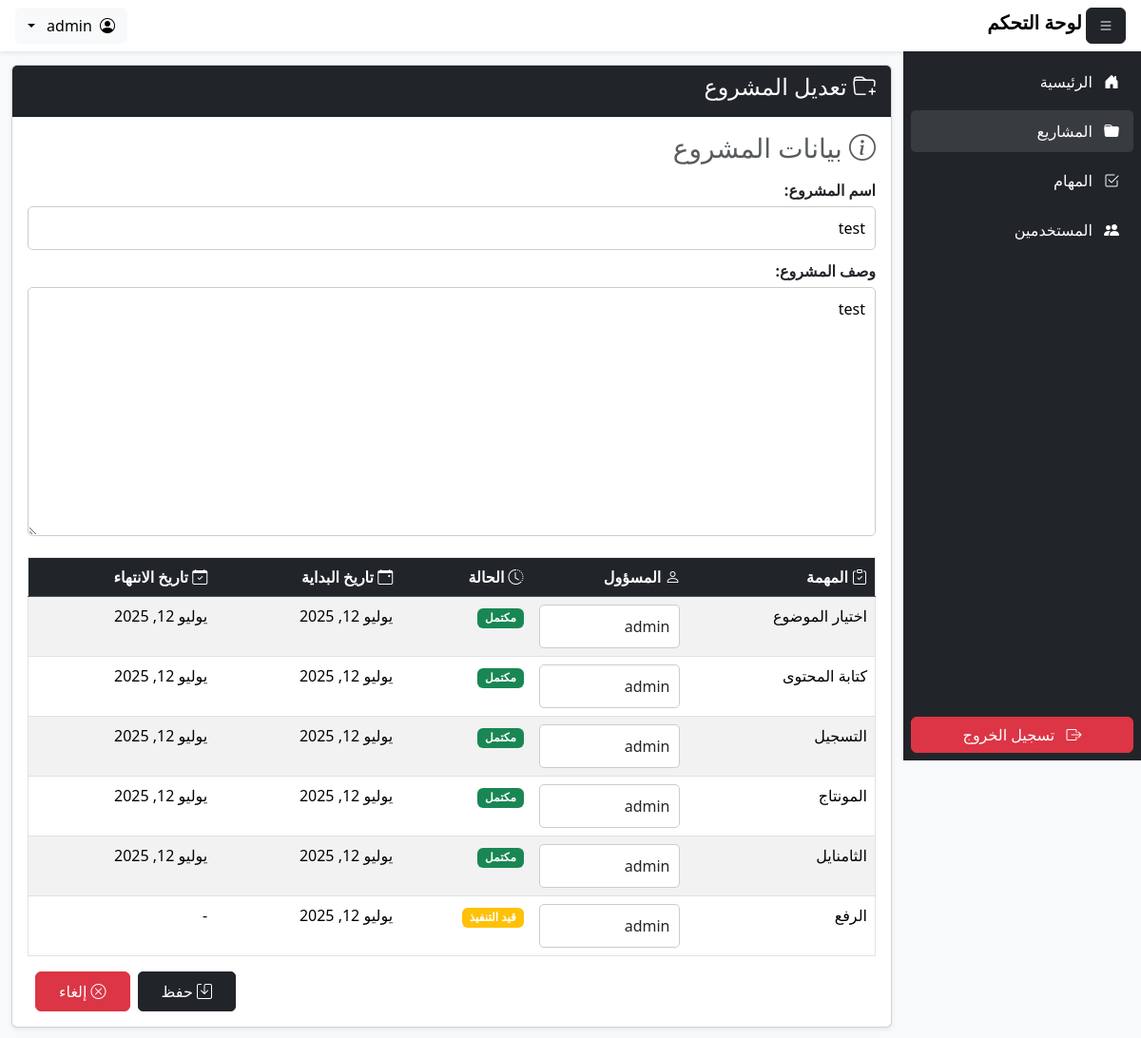
The page /dashboard/projects/1/update/ (signed in) on the database its author committed.
### team_dashboard/models.py (models this page shows, shortened)
class Project(models.Model):
    STATUS_CHOICES = [
        ('لم يبدأ بعد', 'لم يبدأ بعد'),
        ('قيد التنفيذ', 'قيد التنفيذ'),
        ('مكتمل', 'مكتمل'),
        ('معلق', 'معلق'),
    ]
    title = models.CharField(max_length=255, verbose_name='اسم المشروع')
    description = models.TextField(blank=True, null=True, verbose_name='وصف المشروع')
    status = models.CharField(max_length=20, choices=STATUS_CHOICES, default='لم يبدأ بعد', verbose_name='حالة المشروع')
    created_by = models.ForeignKey(User, on_delete=models.SET_NULL, null=True, verbose_name='تاريخ الإنشاء')
    created_at = models.DateTimeField(auto_now_add=True, verbose_name='منشئ المشروع')

class Task(models.Model):
    TASK_CHOICES = [
        ('اختيار الموضوع', 'اختيار الموضوع'),
        ('كتابة المحتوى', 'كتابة المحتوى'),
        ('التسجيل', 'التسجيل'),
        ('المونتاج', 'المونتاج'),
        ('الثامنايل', 'الثامنايل'),
        ('الرفع', 'الرفع'),
    ]
    STATUS_CHOICES = [
        ('لم يبدأ بعد', 'لم يبدأ بعد'),
        ('قيد التنفيذ', 'قيد التنفيذ'),
        ('مكتمل', 'مكتمل'),
        ('معلق', 'معلق'),
    ]
    project = models.ForeignKey(Project, on_delete=models.CASCADE, related_name='tasks')
    task_name = models.CharField(max_length=50, choices=TASK_CHOICES)
    assigned_to = models.ForeignKey(User, on_delete=models.SET_NULL, null=True)
    status = models.CharField(max_length=20, choices=STATUS_CHOICES, default='قيد التنفيذ')
    start_date = models.DateField(null=True, blank=True)
    end_date = models.DateField(null=True, blank=True)

### team_dashboard/views.py (the view, shortened to what this page needs)
# urls.py: path('projects/<int:pk>/update/', views.ProjectFormView.as_view(), name='project_update'),
class ProjectFormView(PermissionRequiredMixin, FormViewMixin):
    model = Project
    form_class = ProjectForm
    template_name = 'team_dashboard/projects/form.html'
    success_url = reverse_lazy('project_update')
    permission_required = ['projects.add_project', 'projects.change_project']
    def get_context_data(self, **kwargs):
        context = super().get_context_data(**kwargs)
        obj = self.get_object()  # معرفة هل المشروع جديد أم تعديل
        if obj:  # عرض نموذج المهام فقط إذا كان المشروع يتم تعديله
            if self.request.POST:
                context['task_formset'] = TaskFormSet(self.request.POST, instance=obj)
            else:
                context['task_formset'] = TaskFormSet(instance=obj)
        else:
            context['task_formset'] = None  # عند الإنشاء، لا نظهر نموذج المهام
        return context

### team_dashboard/forms.py
class ProjectForm(forms.ModelForm):
    class Meta:
        model = Project
        fields = ['title', 'description']

### team_dashboard/views.py (called while the page is built)
    def get_object(self):
        pk = self.kwargs.get("pk")
        if pk:
            return get_object_or_404(self.model, pk=pk)
        return None

    def get_form_kwargs(self):
        kwargs = super().get_form_kwargs()
        obj = self.get_object()
        if obj:
            kwargs["instance"] = obj
        return kwargs

    def get_initial(self):
        obj = self.get_object()
        if obj:
            return {field.name: getattr(obj, field.name) for field in obj._meta.fields}
        return {}

    def get_context_data(self, **kwargs):
        context = super().get_context_data(**kwargs)
        context["object"] = self.get_object()
        return context

### team_dashboard/templates/team_dashboard/projects/form.html (shortened to what this page needs)
{% extends "team_dashboard/base.html" %}
{% block content %}
<div class="container my-3">
    <div class="card shadow-sm rounded">
        <div class="card-header bg-dark text-white">
            <h4><i class="bi bi-folder-plus"></i> {% if form.instance.pk %}تعديل المشروع{% else %}إضافة مشروع جديد{% endif %} </h4>
        </div>
        <div class="card-body">
            <form method="POST" class="custom-form">
            <h3 class="mb-3 text-muted"><i class="bi bi-info-circle"></i> بيانات المشروع</h3>
            {{ form.as_p }}
        {% if task_formset %}
        <div class="table-responsive my-3">
            <table id="usersTable" class="table table-responsive table-striped table-hover border m-0">
                <thead class="table-dark">
                    <tr>
                                <th><i class="bi bi-clipboard-check"></i> المهمة</th>
                                <th><i class="bi bi-person"></i> المسؤول</th>
                                <th><i class="bi bi-clock-history"></i> الحالة</th>
                                <th><i class="bi bi-calendar-event"></i> تاريخ البداية</th>
                                <th><i class="bi bi-calendar-check"></i> تاريخ الانتهاء</th>
                    </tr>
                </thead>
                <tbody>
                    {% for task_form in task_formset %}
                    <tr>{{ task_form.id }}
                        <td>{{ task_form.task_name.value }}{{ task_form.task_name }}</td>
                        <td>{{ task_form.assigned_to|default:"غير محدد" }}</td>
                        <td><span class="badge
                            {% if task_form.status.value == 'قيد التنفيذ' %} bg-warning
                            {% elif task_form.status.value == 'مكتمل' %} bg-success
                            {% elif task_form.status.value == 'معلق' %} bg-danger
                            {% else %} bg-secondary {% endif %}">
                            {{ task_form.status.value }}</span>{{ task_form.status }}</td>
                        <td>{{ task_form.start_date.value|default:"-" }}</td>
                        <td>{{ task_form.end_date.value|default:"-" }}</td>
                    </tr>
                    {% endfor %}
                </tbody>
            </table>
        </div>
        {% endif %}
        <div class="d-flex justify-content-end mt-3">
            <button type="submit" class="btn btn-dark px-4 py-2"><i class="bi bi-save"></i> حفظ</button>
            <a href="{% url 'project_list' %}" class="btn btn-danger px-4 py-2 mx-2"><i class="bi bi-x-circle"></i> إلغاء</a>
        </div>
            </form>
        </div>
    </div>
</div>
{% endblock %}

### team_dashboard/templates/team_dashboard/includes/header.html (shortened to what this page needs)
<header class="header navbar navbar-expand-md navbar-light bg-white shadow-sm">
    <div class="d-flex w-100 px-3 justify-content-between align-items-center">
        <div>
            <button class="btn btn-dark" onclick="toggleSidebar()">
                <i class="bi bi-list"></i>
            </button>
            <a href="{% url 'dashboard' %}" class="navbar-brand fw-bold">
                لوحة التحكم
            </a>
        </div>
        <div class="dropdown">
            <button class="btn btn-light dropdown-toggle d-flex align-items-center" id="userMenuButton" data-bs-toggle="dropdown" aria-expanded="false">
                <div><i class="bi bi-person-circle"></i></div>
                <span class="d-none d-md-inline mx-2"> {{ user.username }} </span>
            </button>
        </div>
    </div>
</header>

### team_dashboard/static/team_dashboard/css/styles.css (style rules this page uses)
body { margin: 0; font-size: 1rem; font-weight: 400; line-height: 1.5; color: rgb(33, 37, 41); text-align: right; background-color: #fff; visibility: visible; opacity: 1; transition: opacity 0.3s ease-in-out; }
.header { position: fixed; top: 0px; width: 100%; z-index: 1000; }
.custom-form { max-width: 100%; width: 900px; margin: auto; }
.custom-form label { font-weight: bold; margin-bottom: 5px; }
.custom-form input, .custom-form select, .custom-form textarea { width: 100%; padding: 10px; border: 1px solid #ccc; border-radius: 5px; transition: all 0.3s ease-in-out; }
.custom-form button { padding: 10px 20px; font-size: 16px; border-radius: 5px; transition: all 0.3s ease-in-out; }
.custom-form p { margin-top: 10px; margin-bottom: 0px; }

### rows shown on the page
Project: title "test", description "test"
Task: task_name.value "اختيار الموضوع", status.value "مكتمل", start_date.value "يوليو 12, 2025", end_date.value "يوليو 12, 2025"
Task: task_name.value "كتابة المحتوى", status.value "مكتمل", start_date.value "يوليو 12, 2025", end_date.value "يوليو 12, 2025"
Task: task_name.value "التسجيل", status.value "مكتمل", start_date.value "يوليو 12, 2025", end_date.value "يوليو 12, 2025"
Task: task_name.value "المونتاج", status.value "مكتمل", start_date.value "يوليو 12, 2025", end_date.value "يوليو 12, 2025"
Task: task_name.value "الثامنايل", status.value "مكتمل", start_date.value "يوليو 12, 2025", end_date.value "يوليو 12, 2025"
Task: task_name.value "الرفع", status.value "قيد التنفيذ", start_date.value "يوليو 12, 2025"

### other values the page prints
{{ user.username }} "admin"
{{ task_form.end_date.value|default:"-" }} "-"
